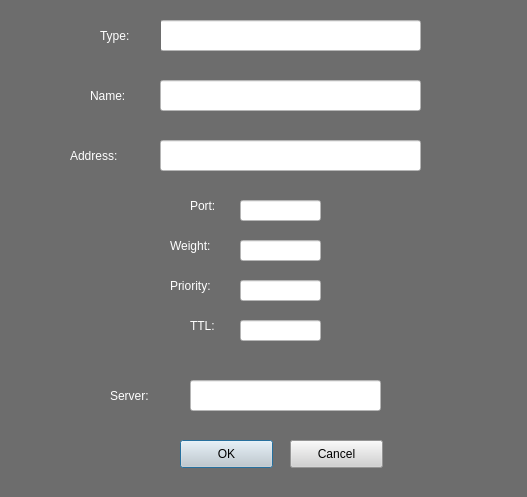
<?xml version="1.0" encoding="UTF-8"?>
<ui version="4.0">
 <class>AddService</class>
 <widget class="QDialog" name="AddService">
  <property name="geometry">
   <rect>
    <x>0</x>
    <y>0</y>
    <width>527</width>
    <height>497</height>
   </rect>
  </property>
  <property name="windowTitle">
   <string>Add Service</string>
  </property>
  <property name="styleSheet">
   <string notr="true">background-color: rgb(109, 109, 109);</string>
  </property>
  <widget class="QLineEdit" name="lineEdit">
   <property name="geometry">
    <rect>
     <x>160</x>
     <y>20</y>
     <width>261</width>
     <height>31</height>
    </rect>
   </property>
   <property name="styleSheet">
    <string notr="true">background-color: rgb(255, 255, 255);
color: rgb(0, 0, 0);</string>
   </property>
  </widget>
  <widget class="QLineEdit" name="lineEdit_2">
   <property name="geometry">
    <rect>
     <x>160</x>
     <y>80</y>
     <width>261</width>
     <height>31</height>
    </rect>
   </property>
   <property name="styleSheet">
    <string notr="true">background-color: rgb(255, 255, 255);
color: rgb(0, 0, 0);</string>
   </property>
  </widget>
  <widget class="QLineEdit" name="lineEdit_3">
   <property name="geometry">
    <rect>
     <x>160</x>
     <y>140</y>
     <width>261</width>
     <height>31</height>
    </rect>
   </property>
   <property name="styleSheet">
    <string notr="true">background-color: rgb(255, 255, 255);
color: rgb(0, 0, 0);</string>
   </property>
  </widget>
  <widget class="QLabel" name="label">
   <property name="geometry">
    <rect>
     <x>100</x>
     <y>20</y>
     <width>61</width>
     <height>31</height>
    </rect>
   </property>
   <property name="styleSheet">
    <string notr="true">font: 75 12pt &quot;MS Shell Dlg 2&quot;;
color: rgb(255, 255, 255);</string>
   </property>
   <property name="text">
    <string>Type:</string>
   </property>
  </widget>
  <widget class="QLabel" name="label_2">
   <property name="geometry">
    <rect>
     <x>90</x>
     <y>80</y>
     <width>61</width>
     <height>31</height>
    </rect>
   </property>
   <property name="styleSheet">
    <string notr="true">font: 75 12pt &quot;MS Shell Dlg 2&quot;;
color: rgb(255, 255, 255);</string>
   </property>
   <property name="text">
    <string>Name:</string>
   </property>
  </widget>
  <widget class="QLabel" name="label_3">
   <property name="geometry">
    <rect>
     <x>70</x>
     <y>140</y>
     <width>81</width>
     <height>31</height>
    </rect>
   </property>
   <property name="styleSheet">
    <string notr="true">font: 75 12pt &quot;MS Shell Dlg 2&quot;;
color: rgb(255, 255, 255);</string>
   </property>
   <property name="text">
    <string>Address:</string>
   </property>
  </widget>
  <widget class="QLabel" name="label_4">
   <property name="geometry">
    <rect>
     <x>190</x>
     <y>190</y>
     <width>41</width>
     <height>31</height>
    </rect>
   </property>
   <property name="styleSheet">
    <string notr="true">font: 75 10pt &quot;MS Shell Dlg 2&quot;;
color: rgb(255, 255, 255);</string>
   </property>
   <property name="text">
    <string>Port:</string>
   </property>
  </widget>
  <widget class="QLabel" name="label_5">
   <property name="geometry">
    <rect>
     <x>170</x>
     <y>230</y>
     <width>61</width>
     <height>31</height>
    </rect>
   </property>
   <property name="styleSheet">
    <string notr="true">font: 75 10pt &quot;MS Shell Dlg 2&quot;;
color: rgb(255, 255, 255);</string>
   </property>
   <property name="text">
    <string>Weight:</string>
   </property>
  </widget>
  <widget class="QLabel" name="label_6">
   <property name="geometry">
    <rect>
     <x>170</x>
     <y>270</y>
     <width>61</width>
     <height>31</height>
    </rect>
   </property>
   <property name="styleSheet">
    <string notr="true">font: 75 10pt &quot;MS Shell Dlg 2&quot;;
color: rgb(255, 255, 255);</string>
   </property>
   <property name="text">
    <string>Priority:</string>
   </property>
  </widget>
  <widget class="QLabel" name="label_7">
   <property name="geometry">
    <rect>
     <x>190</x>
     <y>310</y>
     <width>41</width>
     <height>31</height>
    </rect>
   </property>
   <property name="styleSheet">
    <string notr="true">font: 75 10pt &quot;MS Shell Dlg 2&quot;;
color: rgb(255, 255, 255);</string>
   </property>
   <property name="text">
    <string>TTL:</string>
   </property>
  </widget>
  <widget class="QLineEdit" name="lineEdit_4">
   <property name="geometry">
    <rect>
     <x>240</x>
     <y>200</y>
     <width>81</width>
     <height>21</height>
    </rect>
   </property>
   <property name="styleSheet">
    <string notr="true">background-color: rgb(255, 255, 255);
color: rgb(0, 0, 0);</string>
   </property>
  </widget>
  <widget class="QLineEdit" name="lineEdit_5">
   <property name="geometry">
    <rect>
     <x>240</x>
     <y>240</y>
     <width>81</width>
     <height>21</height>
    </rect>
   </property>
   <property name="styleSheet">
    <string notr="true">background-color: rgb(255, 255, 255);
color: rgb(0, 0, 0);</string>
   </property>
  </widget>
  <widget class="QLineEdit" name="lineEdit_6">
   <property name="geometry">
    <rect>
     <x>240</x>
     <y>280</y>
     <width>81</width>
     <height>21</height>
    </rect>
   </property>
   <property name="styleSheet">
    <string notr="true">background-color: rgb(255, 255, 255);
color: rgb(0, 0, 0);</string>
   </property>
  </widget>
  <widget class="QLineEdit" name="lineEdit_7">
   <property name="geometry">
    <rect>
     <x>240</x>
     <y>320</y>
     <width>81</width>
     <height>21</height>
    </rect>
   </property>
   <property name="styleSheet">
    <string notr="true">background-color: rgb(255, 255, 255);
color: rgb(0, 0, 0);</string>
   </property>
  </widget>
  <widget class="QLabel" name="label_8">
   <property name="geometry">
    <rect>
     <x>110</x>
     <y>380</y>
     <width>81</width>
     <height>31</height>
    </rect>
   </property>
   <property name="styleSheet">
    <string notr="true">font: 75 12pt &quot;MS Shell Dlg 2&quot;;
color: rgb(255, 255, 255);</string>
   </property>
   <property name="text">
    <string>Server:</string>
   </property>
  </widget>
  <widget class="QLineEdit" name="lineEdit_8">
   <property name="geometry">
    <rect>
     <x>190</x>
     <y>380</y>
     <width>191</width>
     <height>31</height>
    </rect>
   </property>
   <property name="styleSheet">
    <string notr="true">background-color: rgb(255, 255, 255);
color: rgb(0, 0, 0);</string>
   </property>
  </widget>
  <widget class="QPushButton" name="btn_ok">
   <property name="geometry">
    <rect>
     <x>180</x>
     <y>440</y>
     <width>93</width>
     <height>28</height>
    </rect>
   </property>
   <property name="styleSheet">
    <string notr="true">background-color: rgb(209, 209, 209);</string>
   </property>
   <property name="text">
    <string>OK</string>
   </property>
  </widget>
  <widget class="QPushButton" name="btn_cancel">
   <property name="geometry">
    <rect>
     <x>290</x>
     <y>440</y>
     <width>93</width>
     <height>28</height>
    </rect>
   </property>
   <property name="styleSheet">
    <string notr="true">background-color: rgb(209, 209, 209);</string>
   </property>
   <property name="text">
    <string>Cancel</string>
   </property>
  </widget>
 </widget>
 <resources/>
 <connections/>
</ui>
